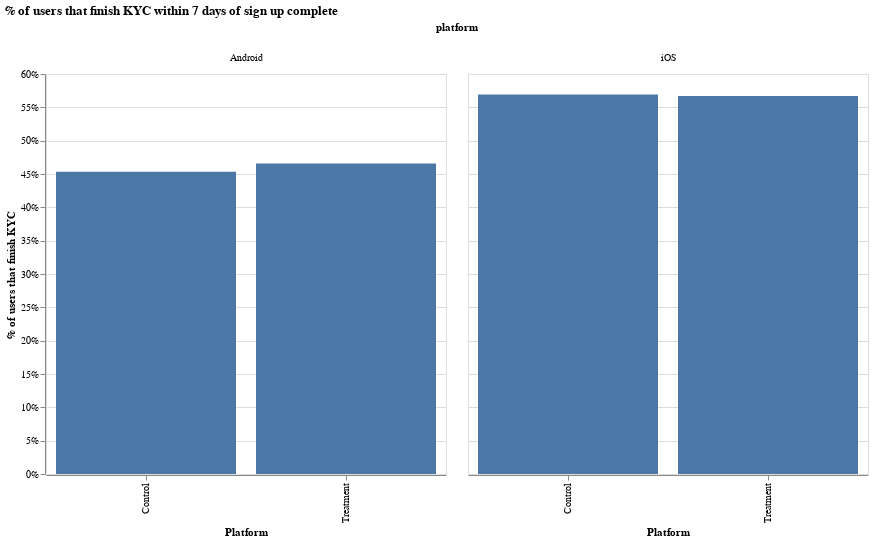

Here is the notebook cell this chart was saved with:
### Code cell
from datetime import datetime

df = pd.read_csv("kyc_internet.csv")

# drop users that are not yet age 7.
df["age"] = (datetime.now() - pd.to_datetime(df["tc_date"])).dt.days
df = df.loc[df["age"] >= 7, :]

# make sure we are unique on the user level.
df = (
    df.groupby(["treatment", "user_id", "platform"])["tc_date", "kyc_first_completed"]
    .agg("min")
    .reset_index()
)

# now, count how many users managed to finish KYC within 7 days.
df["kycc"] = 0
df.loc[
    (pd.to_datetime(df["kyc_first_completed"]) - pd.to_datetime(df["tc_date"])).dt.days
    <= 7,
    "kycc",
] = 1

df = df.groupby(["treatment", "platform"])["kycc"].agg("mean").reset_index()

alt.Chart(df).mark_bar().encode(
    x=alt.X("treatment:N", axis=alt.Axis(title="Platform")),
    y=alt.Y("kycc:Q", axis=alt.Axis(title="% of users that finish KYC", format="%")),
    column="platform:N",
).properties(
    width=400,
    height=400,
    title="% of users that finish KYC within 7 days of sign up complete",
)

### Figure 1 — Vega-Lite specification as saved in the notebook (floating-point values rounded to 4 significant figures)
{"config": {"view": {"continuousWidth": 400, "continuousHeight": 300}}, "data": {"name": "data-0ebaa152e0d90d5162d6fda5d9547c23"}, "mark": "bar", "encoding": {"column": {"type": "nominal", "field": "platform"}, "x": {"type": "nominal", "axis": {"title": "Platform"}, "field": "treatment"}, "y": {"type": "quantitative", "axis": {"format": "%", "title": "% of users that finish KYC"}, "field": "kycc"}}, "height": 400, "title": "% of users that finish KYC within 7 days of sign up complete", "width": 400, "$schema": "https://vega.github.io/schema/vega-lite/v4.0.2.json", "datasets": {"data-0ebaa152e0d90d5162d6fda5d9547c23": [{"treatment": "Control", "platform": "Android", "kycc": 0.4534}, {"treatment": "Control", "platform": "iOS", "kycc": 0.5693}, {"treatment": "Treatment", "platform": "Android", "kycc": 0.4657}, {"treatment": "Treatment", "platform": "iOS", "kycc": 0.567}]}}
